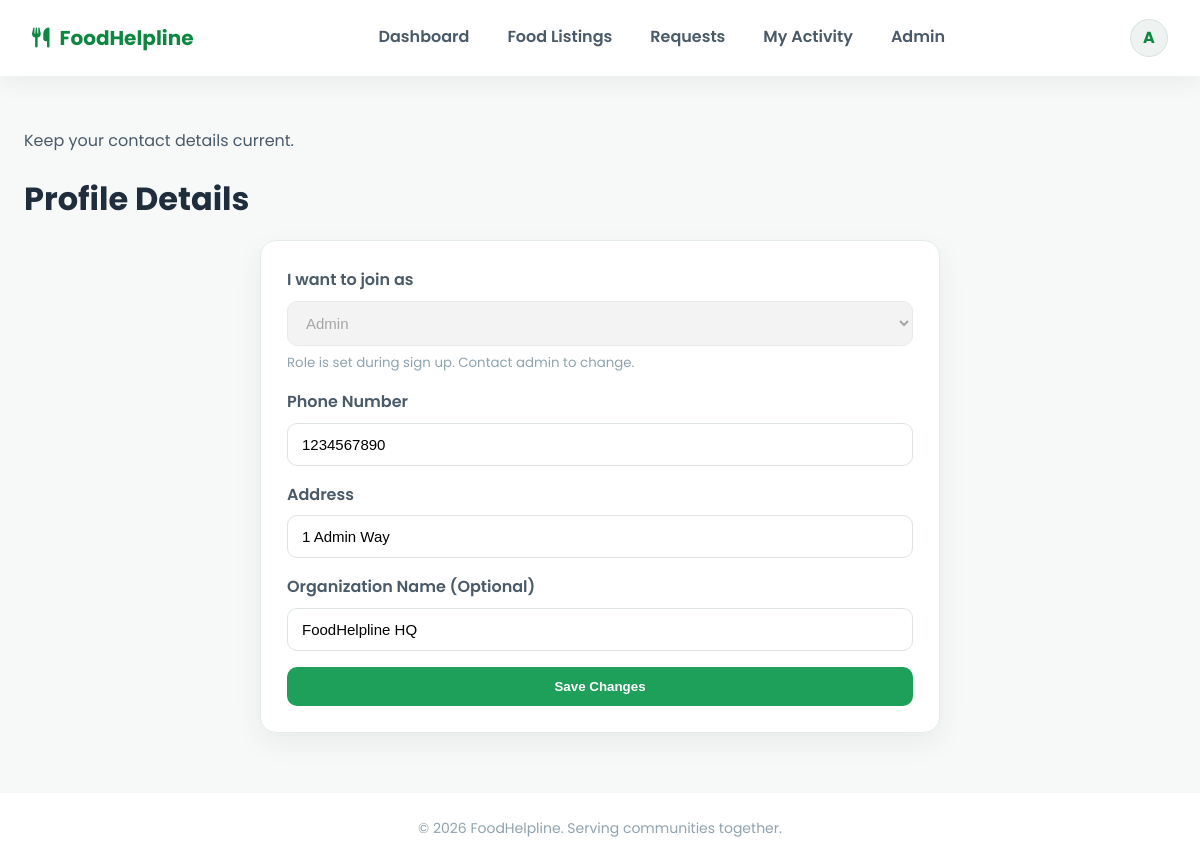
The app's page /profile.php (signed in) with its own data.
### tables this page shows
CREATE TABLE IF NOT EXISTS users (
    id INT AUTO_INCREMENT PRIMARY KEY,
    name VARCHAR(255) NOT NULL,
    email VARCHAR(255) NOT NULL UNIQUE,
    phone VARCHAR(20) NOT NULL,
    address VARCHAR(255) DEFAULT NULL,
    organization VARCHAR(255) DEFAULT NULL,
    password VARCHAR(255) NOT NULL,
    role ENUM('admin', 'donor', 'receiver', 'volunteer') NOT NULL,
    profile_completed TINYINT(1) DEFAULT 0,
    created_at TIMESTAMP DEFAULT CURRENT_TIMESTAMP
);

### includes/helpers.php (called while the page is built, shortened)
<?php
function safe($value) {
    return htmlspecialchars($value ?? '', ENT_QUOTES, 'UTF-8');
}

### profile.php (the view, shortened to what this page needs)
<?php
$active = "";
include("includes/header.php");
include("includes/helpers.php");
?>
<section class="page">
    <div class="section-head" style="margin-bottom:10px;">
        <div>
            <p class="lead">Keep your contact details current.</p>
            <h1>Profile Details</h1>
        </div>
    </div>
    <div class="form-card">
        <form method="POST">
            <div class="form-group">
                <label>I want to join as</label>
                <select disabled>
                    <option><?php echo ucfirst($currentUser['role']); ?></option>
                </select>
                <small style="display:block;color:var(--gray-500);margin-top:6px;">Role is set during sign up. Contact admin to change.</small>
            </div>
            <div class="form-group">
                <label>Phone Number</label>
                <input type="text" name="phone" required value="<?php echo safe($currentUser['phone']); ?>" inputmode="numeric">
            </div>
            <div class="form-group">
                <label>Address</label>
                <input type="text" name="address" required value="<?php echo safe($currentUser['address']); ?>">
            </div>
            <div class="form-group">
                <label>Organization Name (Optional)</label>
                <input type="text" name="organization" value="<?php echo safe($currentUser['organization']); ?>">
            </div>
            <button type="submit" name="save_profile" class="btn primary full">Save Changes</button>
        </form>
    </div>
</section>
<?php include("includes/footer.php"); ?>

### includes/header.php (shortened to what this page needs)
<?php
include_once __DIR__ . '/db.php';
$active = $active ?? '';
$userStmt = $conn->prepare("SELECT * FROM users WHERE id = ? LIMIT 1");
$userStmt->execute([$_SESSION['user_id']]);
$currentUser = $userStmt->fetch(PDO::FETCH_ASSOC);
$firstInitial = strtoupper(substr($currentUser['name'], 0, 1));
?>
<!DOCTYPE html>
<html lang="en">
<head>
    <link rel="stylesheet" href="https://cdnjs.cloudflare.com/ajax/libs/font-awesome/6.4.2/css/all.min.css">
    <link rel="stylesheet" href="<?php echo BASE_URL; ?>assets/css/style.css">
</head>
<body class="app-body">
<header class="app-nav">
    <div class="brand">
        <a href="<?php echo BASE_URL; ?>dashboard.php">
            <i class="fas fa-utensils"></i>
            <span>FoodHelpline</span>
        </a>
    </div>
    <nav class="nav-links">
        <a class="<?php echo $active === 'dashboard' ? 'active' : ''; ?>" href="<?php echo BASE_URL; ?>dashboard.php">Dashboard</a>
        <a class="<?php echo $active === 'listings' ? 'active' : ''; ?>" href="<?php echo BASE_URL; ?>food_listings.php">Food Listings</a>
        <a class="<?php echo $active === 'requests' ? 'active' : ''; ?>" href="<?php echo BASE_URL; ?>requests.php">Requests</a>
        <a class="<?php echo $active === 'activity' ? 'active' : ''; ?>" href="<?php echo BASE_URL; ?>activity.php">My Activity</a>
        <?php if ($currentUser['role'] === 'admin'): ?>
            <a class="<?php echo $active === 'admin' ? 'active' : ''; ?>" href="<?php echo BASE_URL; ?>admin/dashboard.php">Admin</a>
        <?php endif; ?>
    </nav>
    <div class="nav-cta">
        <div class="avatar" data-dropdown="user-menu">
            <?php echo htmlspecialchars($firstInitial); ?>
        </div>
    </div>
</header>
<main>

### assets/css/style.css (style rules this page uses)
:root { --green: #1fa05a; --green-dark: #0d8741; --yellow: #f4ad22; --red: #d94141; --gray-900: #1f2d3d; --gray-700: #4a5a68; --gray-500: #8fa3b0; --gray-300: #dce5eb; --gray-100: #f7f9f8; --card-shadow: 0 10px 30px rgba(0, 0, 0, 0.06); font-family: "Poppins", system-ui, -apple-system, sans-serif; }
* { box-sizing: border-box; margin: 0; padding: 0; }
body { background: var(--gray-100); color: var(--gray-900); line-height: 1.6; }
a { color: var(--green); text-decoration: none; }
.btn { display: inline-flex; align-items: center; gap: 8px; border: none; border-radius: 10px; padding: 12px 18px; font-weight: 600; cursor: pointer; transition: all 0.2s ease; text-decoration: none; }
.btn.primary { background: var(--green); color: #fff; }
.btn.full { width: 100%; justify-content: center; }
.app-body { min-height: 100vh; }
.app-nav { position: sticky; top: 0; z-index: 50; background: #fff; display: flex; align-items: center; justify-content: space-between; padding: 16px 32px; box-shadow: 0 8px 22px rgba(0, 0, 0, 0.05); }
.brand a { display: inline-flex; align-items: center; gap: 10px; font-size: 20px; font-weight: 700; color: var(--green-dark); }
.nav-links { display: flex; gap: 18px; }
.nav-links a { color: var(--gray-700); font-weight: 600; padding: 8px 10px; border-bottom: 2px solid transparent; }
.nav-cta { display: flex; align-items: center; gap: 12px; position: relative; }
.avatar { width: 38px; height: 38px; border-radius: 50%; background: #eef3f1; color: var(--green-dark); display: grid; place-items: center; font-weight: 700; cursor: pointer; border: 1px solid #d7e3dd; }
.page { max-width: 1200px; margin: 0 auto; padding: 32px 24px 60px; }
.page h1 { font-size: 32px; margin-bottom: 6px; }
.page p.lead { color: var(--gray-700); margin-bottom: 20px; }
.section-head { display: flex; justify-content: space-between; align-items: center; margin: 20px 0 12px; }
.form-card { max-width: 680px; margin: 0 auto; background: #fff; padding: 26px; border-radius: 16px; border: 1px solid #e5ebea; box-shadow: var(--card-shadow); }
.form-group { margin-bottom: 16px; }
.form-group label { display: block; font-weight: 600; margin-bottom: 8px; color: var(--gray-700); }
.form-group input, .form-group select, .form-group textarea { width: 100%; border: 1px solid #dde4e2; border-radius: 10px; padding: 12px 14px; font-size: 15px; outline: none; transition: border 0.2s ease, box-shadow 0.2s ease; }

### records on screen
users: name "A", role "Admin", phone "1234567890", address "1 Admin Way", organization "FoodHelpline HQ"
